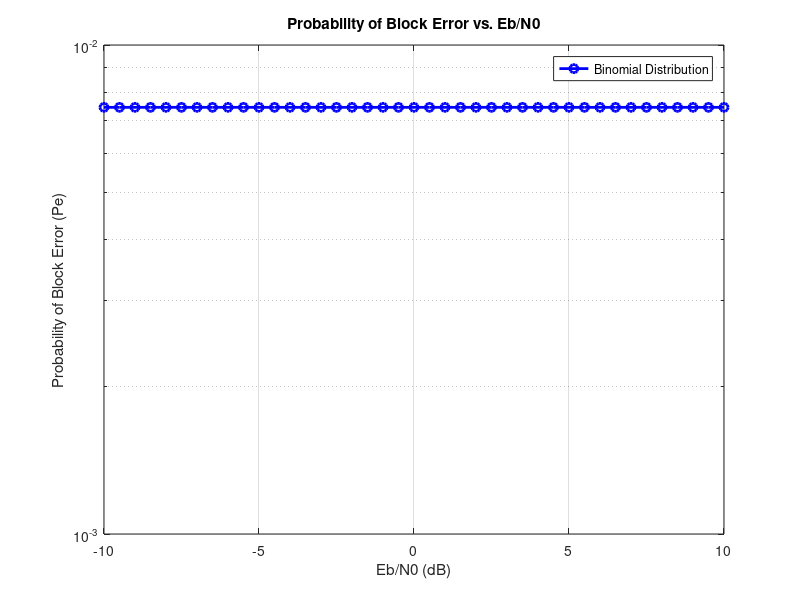

MATLAB code for this plot:
%% Problem 3.a
% MATLAB script for plotting Pe vs. Eb/N0 using the binomial distribution formula

% Parameters
Eb_N0_dB = -10:0.5:10; % Range of Eb/N0 values in dB
Eb_N0 = 10.^(Eb_N0_dB / 10); % Convert dB to linear scale

% Transmission parameters
n = 24; % Number of bits in a block
k = 12; % Number of information bits
p = 0.1; % Probability of bit error

% Calculate Pe using binomial distribution formula
Pe = zeros(size(Eb_N0));
for i = 1:length(Eb_N0)
    % Calculate noise variance (sigma^2) from Eb/N0
    sigma_square = Eb_N0(i) / (2 * k);
    
    % Calculate Pe using the binomial distribution formula
    Pe(i) = 1 - binocdf(floor((n-k)/2), n, p);
end

% Plot Pe vs. Eb/N0
figure;
semilogy(Eb_N0_dB, Pe, 'b-o', 'LineWidth', 2);
grid on;
title('Probability of Block Error vs. Eb/N0');
xlabel('Eb/N0 (dB)');
ylabel('Probability of Block Error (Pe)');
legend('Binomial Distribution');
